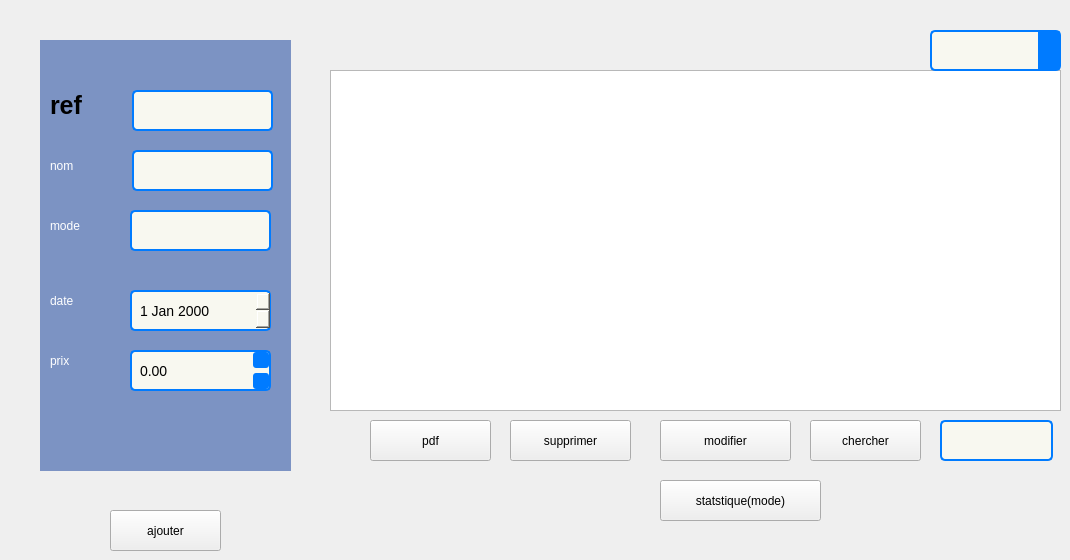
     <widget class="QWidget" name="facture">
      <attribute name="title">
       <string>facture</string>
      </attribute>
      <widget class="QLabel" name="label">
       <property name="geometry">
        <rect>
         <x>40</x>
         <y>40</y>
         <width>251</width>
         <height>431</height>
        </rect>
       </property>
       <property name="styleSheet">
        <string notr="true">background-color:#7C93C3;

</string>
       </property>
       <property name="text">
        <string/>
       </property>
      </widget>
      <widget class="QLineEdit" name="lineEdit_3">
       <property name="geometry">
        <rect>
         <x>130</x>
         <y>210</y>
         <width>141</width>
         <height>41</height>
        </rect>
       </property>
       <property name="styleSheet">
        <string notr="true">/* Style pour QLineEdit */
QLineEdit {
    background-color: #f8f8f0; /* Blanc cassé */
    color: #333; /* Texte gris foncé */
    border: 2px solid #007bff; /* Bordure bleu */
    border-radius: 5px; /* Coins arrondis */
    padding: 8px; /* Espacement interne */
    font-size: 14px; /* Taille de la police */
    transition: border-color 0.3s, box-shadow 0.3s; /* Effet fluide pour le survol */
}

/* Style pour QLineEdit lorsqu'il est survolé */
QLineEdit:hover {
    border-color: #0056b3; /* Bordure bleu foncé au survol */
    box-shadow: 0 0 8px #0056b3; /* Ombre bleue autour de l'élément au survol */
}

/* Style pour QLineEdit lorsqu'il est en focus */
QLineEdit:focus {
    border-color: #00bfff; /* Bordure bleu ciel lorsqu'il est sélectionné */
    box-shadow: 0 0 12px #00bfff; /* Ombre plus intense lorsqu'il est sélectionné */
}
</string>
       </property>
      </widget>
      <widget class="QLineEdit" name="lineEdit_4">
       <property name="geometry">
        <rect>
         <x>132</x>
         <y>150</y>
         <width>141</width>
         <height>41</height>
        </rect>
       </property>
       <property name="styleSheet">
        <string notr="true">/* Style pour QLineEdit */
QLineEdit {
    background-color: #f8f8f0; /* Blanc cassé */
    color: #333; /* Texte gris foncé */
    border: 2px solid #007bff; /* Bordure bleu */
    border-radius: 5px; /* Coins arrondis */
    padding: 8px; /* Espacement interne */
    font-size: 14px; /* Taille de la police */
    transition: border-color 0.3s, box-shadow 0.3s; /* Effet fluide pour le survol */
}

/* Style pour QLineEdit lorsqu'il est survolé */
QLineEdit:hover {
    border-color: #0056b3; /* Bordure bleu foncé au survol */
    box-shadow: 0 0 8px #0056b3; /* Ombre bleue autour de l'élément au survol */
}

/* Style pour QLineEdit lorsqu'il est en focus */
QLineEdit:focus {
    border-color: #00bfff; /* Bordure bleu ciel lorsqu'il est sélectionné */
    box-shadow: 0 0 12px #00bfff; /* Ombre plus intense lorsqu'il est sélectionné */
}
</string>
       </property>
      </widget>
      <widget class="QLineEdit" name="lineEdit_5">
       <property name="geometry">
        <rect>
         <x>132</x>
         <y>90</y>
         <width>141</width>
         <height>41</height>
        </rect>
       </property>
       <property name="styleSheet">
        <string notr="true">/* Style pour QLineEdit */
QLineEdit {
    background-color: #f8f8f0; /* Blanc cassé */
    color: #333; /* Texte gris foncé */
    border: 2px solid #007bff; /* Bordure bleu */
    border-radius: 5px; /* Coins arrondis */
    padding: 8px; /* Espacement interne */
    font-size: 14px; /* Taille de la police */
    transition: border-color 0.3s, box-shadow 0.3s; /* Effet fluide pour le survol */
}

/* Style pour QLineEdit lorsqu'il est survolé */
QLineEdit:hover {
    border-color: #0056b3; /* Bordure bleu foncé au survol */
    box-shadow: 0 0 8px #0056b3; /* Ombre bleue autour de l'élément au survol */
}

/* Style pour QLineEdit lorsqu'il est en focus */
QLineEdit:focus {
    border-color: #00bfff; /* Bordure bleu ciel lorsqu'il est sélectionné */
    box-shadow: 0 0 12px #00bfff; /* Ombre plus intense lorsqu'il est sélectionné */
}
</string>
       </property>
      </widget>
      <widget class="QLabel" name="label_2">
       <property name="geometry">
        <rect>
         <x>50</x>
         <y>90</y>
         <width>71</width>
         <height>31</height>
        </rect>
       </property>
       <property name="styleSheet">
        <string notr="true">
    font-weight: bold; /* Texte en gras */
    font-size: 25px; /* Taille de la police à 35 */

</string>
       </property>
       <property name="text">
        <string>ref</string>
       </property>
      </widget>
      <widget class="QPushButton" name="pushButton">
       <property name="geometry">
        <rect>
         <x>110</x>
         <y>510</y>
         <width>111</width>
         <height>41</height>
        </rect>
       </property>
       <property name="text">
        <string>ajouter</string>
       </property>
      </widget>
      <widget class="QPushButton" name="pushButton_supprimer">
       <property name="geometry">
        <rect>
         <x>510</x>
         <y>420</y>
         <width>121</width>
         <height>41</height>
        </rect>
       </property>
       <property name="styleSheet">
        <string notr="true">color=rgb(0, 0, 255);
alternate-background-color: qlineargradient(spread:pad, x1:0, y1:0, x2:0, y2:1, stop:0 rgba(0, 0, 0, 255), stop:0.33 rgba(0, 0, 0, 255), stop:0.34 rgba(255, 30, 30, 255), stop:0.66 rgba(255, 0, 0, 255), stop:0.67 rgba(255, 255, 0, 255), stop:1 rgba(255, 255, 0, 255));</string>
       </property>
       <property name="text">
        <string>supprimer</string>
       </property>
      </widget>
      <widget class="QPushButton" name="modifierButton">
       <property name="geometry">
        <rect>
         <x>660</x>
         <y>420</y>
         <width>131</width>
         <height>41</height>
        </rect>
       </property>
       <property name="text">
        <string>modifier</string>
       </property>
      </widget>
      <widget class="QLabel" name="label_3">
       <property name="geometry">
        <rect>
         <x>50</x>
         <y>150</y>
         <width>61</width>
         <height>31</height>
        </rect>
       </property>
       <property name="styleSheet">
        <string notr="true">color: rgb(255, 255, 255);</string>
       </property>
       <property name="text">
        <string>nom</string>
       </property>
      </widget>
      <widget class="QLabel" name="label_4">
       <property name="geometry">
        <rect>
         <x>50</x>
         <y>210</y>
         <width>71</width>
         <height>31</height>
        </rect>
       </property>
       <property name="styleSheet">
        <string notr="true">color: rgb(255, 255, 255);</string>
       </property>
       <property name="text">
        <string>mode</string>
       </property>
      </widget>
      <widget class="QLabel" name="label_5">
       <property name="geometry">
        <rect>
         <x>50</x>
         <y>340</y>
         <width>71</width>
         <height>41</height>
        </rect>
       </property>
       <property name="styleSheet">
        <string notr="true">color: rgb(255, 255, 255);</string>
       </property>
       <property name="text">
        <string>prix</string>
       </property>
      </widget>
      <widget class="QDateEdit" name="dateEdit">
       <property name="geometry">
        <rect>
         <x>130</x>
         <y>290</y>
         <width>141</width>
         <height>41</height>
        </rect>
       </property>
       <property name="styleSheet">
        <string notr="true">/* Style pour QDateEdit */
QDateEdit {
    background-color: #f8f8f0; /* Blanc cassé */
    color: #000000; /* Texte noir */
    border: 2px solid #007bff; /* Bordure bleue */
    border-radius: 5px; /* Coins arrondis */
    padding: 6px; /* Espacement interne */
    font-size: 14px; /* Taille de la police */
    min-width: 120px; /* Largeur minimale pour le champ de date */
}

/* Style au survol de QDateEdit */
QDateEdit:hover {
    border-color: #0056b3; /* Bordure bleu foncé au survol */
}

/* Style pour QDateEdit lorsqu'il est en focus */
QDateEdit:focus {
    border-color: #00bfff; /* Bordure bleu ciel au focus */
    box-shadow: 0 0 8px #00bfff; /* Ombre bleue au focus */
}

/* Style pour la flèche de descente du QDateEdit */
QDateEdit::drop-down {
    subcontrol-origin: padding;
    subcontrol-position: top right;
    width: 20px;
    border-left: 1px solid #007bff; /* Séparation entre le champ et le bouton de descente */
    background-color: #007bff; /* Fond bleu pour le bouton */
    border-top-right-radius: 5px; /* Coins arrondis en haut à droite */
    border-bottom-right-radius: 5px; /* Coins arrondis en bas à droite */
}

/* Style pour l'icône de la flèche de descente */
QDateEdit::down-arrow {
    image: url(:/images/down-arrow.png); /* Remplacer par l'icône personnalisée de flèche vers le bas */
    width: 12px; /* Largeur de l'icône */
    height: 12px; /* Hauteur de l'icône */
}

/* Optionnel: Style au survol du bouton de descente */
QDateEdit::drop-down:hover {
    background-color: #0056b3; /* Changement de couleur au survol */
}

/* Optionnel: Style des boutons fléchés dans l'affichage du calendrier */
QCalendarWidget QToolButton {
    color: #ffffff; /* Couleur du texte des boutons du calendrier */
    background-color: #007bff; /* Fond bleu pour les boutons du calendrier */
    border: none; /* Pas de bordure pour les boutons */
    border-radius: 4px; /* Coins légèrement arrondis */
    padding: 5px;
}

/* Style pour les boutons fléchés (mois précédent/suivant) */
QCalendarWidget QToolButton::hover {
    background-color: #0056b3; /* Fond bleu foncé au survol */
}

/* Style des numéros dans le calendrier */
QCalendarWidget QAbstractItemView {
    background-color: #ffffff; /* Fond blanc pour les jours */
    selection-background-color: #007bff; /* Fond bleu pour le jour sélectionné */
    selection-color: white; /* Texte blanc pour le jour sélectionné */
    color: #000000; /* Texte noir pour les jours non sélectionnés */
}
</string>
       </property>
      </widget>
      <widget class="QTableView" name="tableView">
       <property name="geometry">
        <rect>
         <x>330</x>
         <y>70</y>
         <width>731</width>
         <height>341</height>
        </rect>
       </property>
       <property name="styleSheet">
        <string notr="true"/>
       </property>
      </widget>
      <widget class="QPushButton" name="pushButton_generatePDF">
       <property name="geometry">
        <rect>
         <x>370</x>
         <y>420</y>
         <width>121</width>
         <height>41</height>
        </rect>
       </property>
       <property name="text">
        <string>pdf</string>
       </property>
      </widget>
      <widget class="QPushButton" name="pushButton_search">
       <property name="geometry">
        <rect>
         <x>810</x>
         <y>420</y>
         <width>111</width>
         <height>41</height>
        </rect>
       </property>
       <property name="text">
        <string>chercher</string>
       </property>
      </widget>
      <widget class="QLineEdit" name="lineEdit_search">
       <property name="geometry">
        <rect>
         <x>940</x>
         <y>420</y>
         <width>113</width>
         <height>41</height>
        </rect>
       </property>
       <property name="styleSheet">
        <string notr="true">/* Style pour QLineEdit */
QLineEdit {
    background-color: #f8f8f0; /* Blanc cassé */
    color: #333; /* Texte gris foncé */
    border: 2px solid #007bff; /* Bordure bleu */
    border-radius: 5px; /* Coins arrondis */
    padding: 8px; /* Espacement interne */
    font-size: 14px; /* Taille de la police */
    transition: border-color 0.3s, box-shadow 0.3s; /* Effet fluide pour le survol */
}

/* Style pour QLineEdit lorsqu'il est survolé */
QLineEdit:hover {
    border-color: #0056b3; /* Bordure bleu foncé au survol */
    box-shadow: 0 0 8px #0056b3; /* Ombre bleue autour de l'élément au survol */
}

/* Style pour QLineEdit lorsqu'il est en focus */
QLineEdit:focus {
    border-color: #00bfff; /* Bordure bleu ciel lorsqu'il est sélectionné */
    box-shadow: 0 0 12px #00bfff; /* Ombre plus intense lorsqu'il est sélectionné */
}
</string>
       </property>
      </widget>
      <widget class="QComboBox" name="comboboxSort">
       <property name="geometry">
        <rect>
         <x>930</x>
         <y>30</y>
         <width>131</width>
         <height>41</height>
        </rect>
       </property>
       <property name="styleSheet">
        <string notr="true">/* Style pour QComboBox */
QComboBox {
    background-color: #f8f8f0; /* Blanc cassé */
    color: #000000; /* Texte noir */
    border: 2px solid #007bff; /* Bordure bleu */
    border-radius: 5px; /* Coins arrondis */
    padding: 6px; /* Espacement interne */
    font-size: 14px; /* Taille de la police */
    combobox-popup: 0; /* Affichage standard du menu déroulant */
}

/* Style pour les éléments dans le menu déroulant */
QComboBox QAbstractItemView {
    background-color: #f8f8f0; /* Couleur du menu déroulant */
    border: 2px solid #007bff; /* Bordure bleue autour du menu déroulant */
    selection-background-color: #0056b3; /* Fond bleu foncé lors de la sélection */
    selection-color: white; /* Texte blanc pour l'élément sélectionné */
    color: #000000; /* Texte noir pour les éléments non sélectionnés */
}

/* Style pour QComboBox lorsqu'il est survolé */
QComboBox:hover {
    border-color: #0056b3; /* Bordure bleu foncé au survol */
}

/* Style pour QComboBox lorsqu'il est en focus */
QComboBox:focus {
    border-color: #00bfff; /* Bordure bleu ciel lorsqu'il est en focus */
    box-shadow: 0 0 8px #00bfff; /* Ombre bleue au focus */
}

/* Style pour la flèche déroulante de QComboBox */
QComboBox::drop-down {
    subcontrol-origin: padding;
    subcontrol-position: top right;
    width: 20px;
    border-left: 1px solid #007bff; /* Bordure à gauche de la flèche */
    background-color: #007bff; /* Fond bleu pour la flèche */
}

/* Icône de la flèche dans le QComboBox */
QComboBox::down-arrow {
    image: url(:/images/down-arrow.png); /* Remplacer par l'icône de la flèche */
    width: 12px;
    height: 12px;
}

</string>
       </property>
      </widget>
      <widget class="QLabel" name="label_6">
       <property name="geometry">
        <rect>
         <x>50</x>
         <y>280</y>
         <width>71</width>
         <height>41</height>
        </rect>
       </property>
       <property name="styleSheet">
        <string notr="true">color: rgb(255, 255, 255);</string>
       </property>
       <property name="text">
        <string>date</string>
       </property>
      </widget>
      <widget class="QDoubleSpinBox" name="doubleSpinBox">
       <property name="geometry">
        <rect>
         <x>130</x>
         <y>350</y>
         <width>141</width>
         <height>41</height>
        </rect>
       </property>
       <property name="styleSheet">
        <string notr="true">/* Style pour QDoubleSpinBox */
QDoubleSpinBox {
    background-color: #f8f8f0; /* Blanc cassé */
    color: #000000; /* Texte noir */
    border: 2px solid #007bff; /* Bordure bleue */
    border-radius: 5px; /* Coins arrondis */
    padding: 6px; /* Espacement interne */
    font-size: 14px; /* Taille de la police */
    min-width: 100px; /* Largeur minimale */
}

/* Style au survol de QDoubleSpinBox */
QDoubleSpinBox:hover {
    border-color: #0056b3; /* Bordure bleu foncé au survol */
}

/* Style pour QDoubleSpinBox lorsqu'il est en focus */
QDoubleSpinBox:focus {
    border-color: #00bfff; /* Bordure bleu ciel au focus */
    box-shadow: 0 0 8px #00bfff; /* Ombre bleue au focus */
}

/* Style pour les boutons fléchés de QDoubleSpinBox */
QDoubleSpinBox::up-button, QDoubleSpinBox::down-button {
    background-color: #007bff; /* Fond bleu pour les boutons de flèches */
    border: none; /* Pas de bordure */
    width: 16px; /* Largeur des boutons */
    height: 16px; /* Hauteur des boutons */
    border-radius: 3px; /* Coins légèrement arrondis */
}

/* Changement de couleur des boutons au survol */
QDoubleSpinBox::up-button:hover, QDoubleSpinBox::down-button:hover {
    background-color: #0056b3; /* Bleu foncé au survol */
}

/* Style de la flèche haut */
QDoubleSpinBox::up-arrow {
    image: url(:/images/up-arrow.png); /* Remplacer par votre icône de flèche vers le haut */
    width: 10px;
    height: 10px;
}

/* Style de la flèche bas */
QDoubleSpinBox::down-arrow {
    image: url(:/images/down-arrow.png); /* Remplacer par votre icône de flèche vers le bas */
    width: 10px;
    height: 10px;
}

/* Style pour le bouton pressé */
QDoubleSpinBox::up-button:pressed, QDoubleSpinBox::down-button:pressed {
    background-color: #0056b3; /* Fond plus sombre lorsque le bouton est pressé */
}
</string>
       </property>
      </widget>
      <widget class="QPushButton" name="statButton">
       <property name="geometry">
        <rect>
         <x>660</x>
         <y>480</y>
         <width>161</width>
         <height>41</height>
        </rect>
       </property>
       <property name="text">
        <string>statstique(mode)</string>
       </property>
      </widget>
     </widget>
